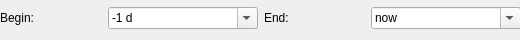
<?xml version="1.0" encoding="UTF-8"?>
<ui version="4.0">
 <class>Form</class>
 <widget class="QWidget" name="Form">
  <property name="geometry">
   <rect>
    <x>0</x>
    <y>0</y>
    <width>520</width>
    <height>40</height>
   </rect>
  </property>
  <property name="minimumSize">
   <size>
    <width>520</width>
    <height>40</height>
   </size>
  </property>
  <property name="windowTitle">
   <string>Form</string>
  </property>
  <widget class="QWidget" name="horizontalLayoutWidget">
   <property name="geometry">
    <rect>
     <x>0</x>
     <y>0</y>
     <width>521</width>
     <height>36</height>
    </rect>
   </property>
   <layout class="QHBoxLayout" name="horizontalLayout">
    <property name="sizeConstraint">
     <enum>QLayout::SetDefaultConstraint</enum>
    </property>
    <item>
     <widget class="QLabel" name="label">
      <property name="text">
       <string>Begin:</string>
      </property>
     </widget>
    </item>
    <item>
     <widget class="QComboBox" name="comboBox_begin">
      <property name="minimumSize">
       <size>
        <width>150</width>
        <height>0</height>
       </size>
      </property>
      <property name="toolTip">
       <string>absolute begin date or relative to now</string>
      </property>
      <property name="editable">
       <bool>true</bool>
      </property>
      <property name="currentIndex">
       <number>0</number>
      </property>
      <item>
       <property name="text">
        <string>-1 d</string>
       </property>
      </item>
      <item>
       <property name="text">
        <string>-1 w</string>
       </property>
      </item>
      <item>
       <property name="text">
        <string>-2 w</string>
       </property>
      </item>     
      <item>
       <property name="text">
        <string>-30 d</string>
       </property>
      </item>
      <item>
       <property name="text">
        <string>-1 y</string>
       </property>
      </item>
     </widget>
    </item>
    <item>
     <widget class="QLabel" name="label_2">
      <property name="text">
       <string>End:</string>
      </property>
     </widget>
    </item>
    <item>
     <widget class="QComboBox" name="comboBox_end">
      <property name="minimumSize">
       <size>
        <width>150</width>
        <height>0</height>
       </size>
      </property>
      <property name="toolTip">
       <string>absolute end date or relative to begin date</string>
      </property>
      <property name="editable">
       <bool>true</bool>
      </property>
      <item>
       <property name="text">
        <string>now</string>
       </property>
      </item>
      <item>
       <property name="text">
        <string>+1 h</string>
       </property>
      </item>
      <item>
       <property name="text">
        <string>+1 d</string>
       </property>
      </item>
      <item>
       <property name="text">
        <string>+1 w</string>
       </property>
      </item>
      <item>
       <property name="text">
        <string>+30 d</string>
       </property>
      </item>
      <item>
       <property name="text">
        <string>+1 y</string>
       </property>
      </item>
     </widget>
    </item>
   </layout>
  </widget>
 </widget>
 <resources/>
 <connections/>
</ui>
